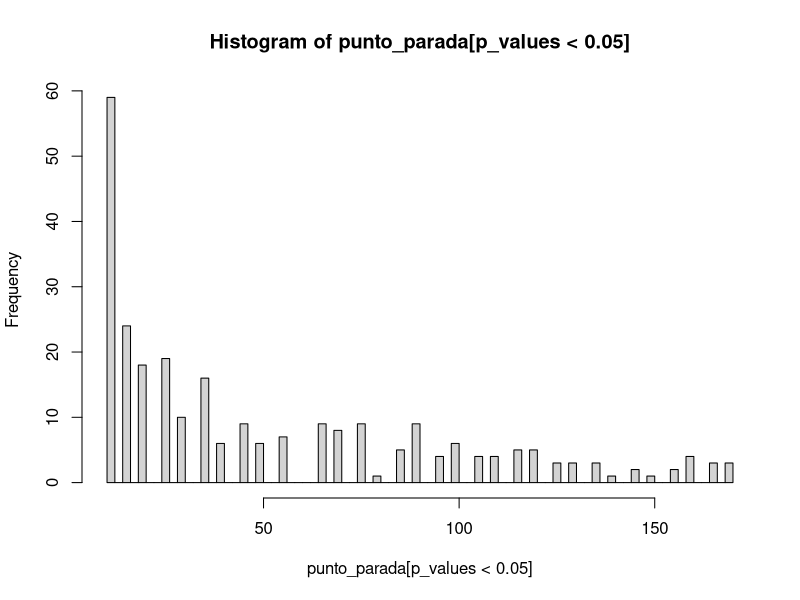
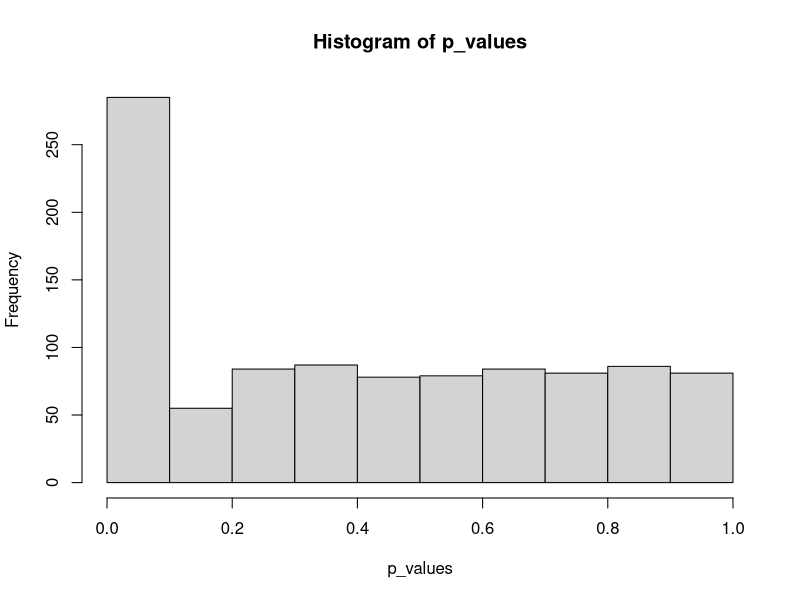
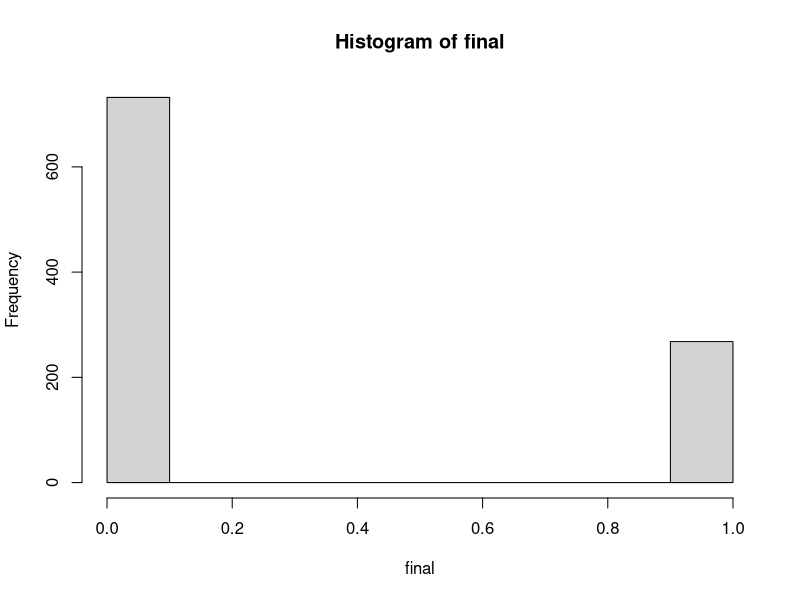

R code for these plots, in order:
# Número de repeticiones en la simulación
repeticiones <- 1000
# Tamaño inicial de las dos muestras
n_muestra_1 <- 10
n_muestra_2 <- 10

# Aumento del tamaño de la muestra en cada paso
paso <- 5

# Tamaño máximo de las muestras que vamos a emplear
max_pasos <- 32

# Valor de mu (media) de la población de cada una de las muestras
media_muestra_1 <- 0
media_muestra_2 <- 0
# Desviación estandar de la población de cada una de las muestras
ds_muestra_1 <- 1
ds_muestra_2 <- 1

p_values <- rep(0, repeticiones)
punto_parada <- rep(0, repeticiones)
final <- rep(0, repeticiones)

for (simulacion in 1:repeticiones){
  muestra_1 <- rnorm(n_muestra_1, media_muestra_1, ds_muestra_1)
  muestra_2 <- rnorm(n_muestra_2, media_muestra_2, ds_muestra_2)
  result <- t.test(muestra_1, muestra_2)
  
  for (paso_actual in 1:max_pasos){
    if (result$p.value < 0.05) {break}
    else{
    muestra_1 <- c(muestra_1, rnorm(paso, media_muestra_1, ds_muestra_1))
    muestra_2 <- c(muestra_2, rnorm(paso, media_muestra_2, ds_muestra_2))
    result <- t.test(muestra_1, muestra_2)
    }
  }

  p_values[simulacion] <- result$p.value
  punto_parada[simulacion] <- length(muestra_1)
  if (result$p.value < 0.05) {final[simulacion] <- 1}
}

hist(punto_parada[p_values<0.05], breaks = 100)
hist(p_values)
hist(final)
